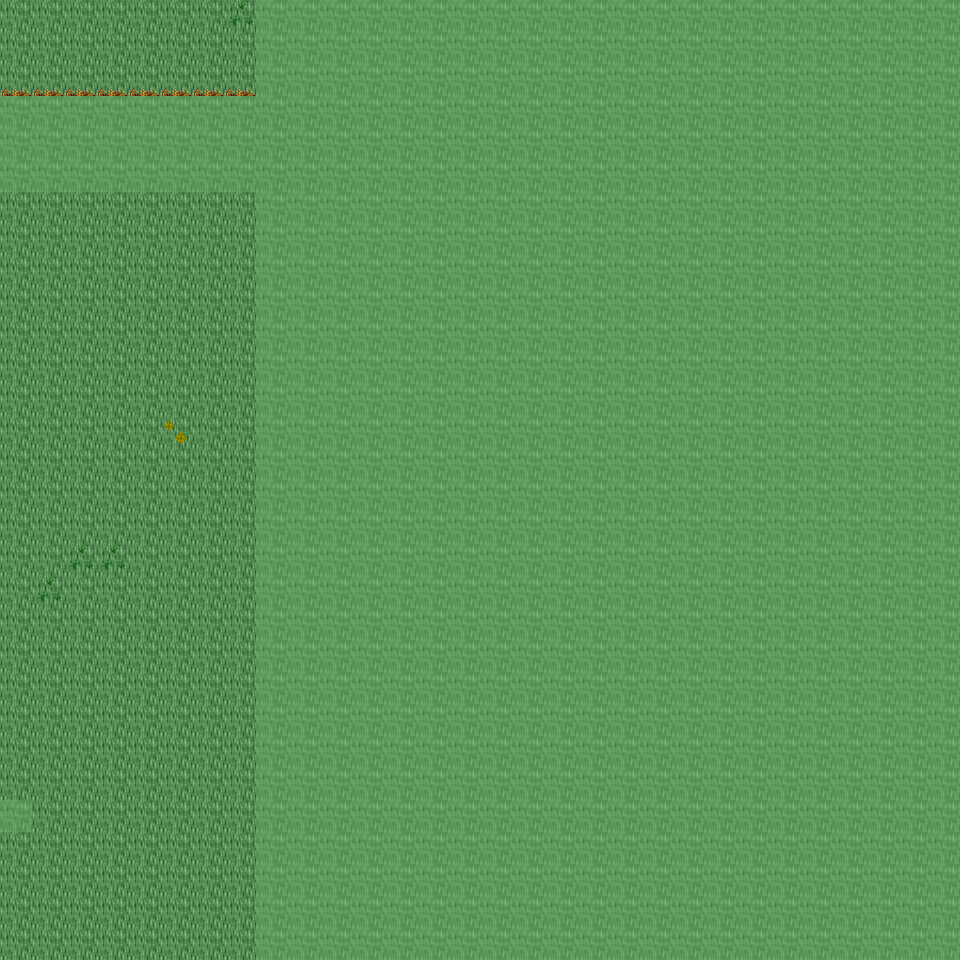

This game map was drawn from its Tiled (.tmx) file and the tilesets committed beside it. A one-line description and the trimmed map source follow:
An orthogonal 30x30 tile map with 32x32 px tiles, 6 tile layers (Ground, Object, Object2, Above, ...), 16 tilesets and 5 objects (5x mapchange).

<map version="1.0" orientation="orthogonal" renderorder="right-down" width="30" height="30" tilewidth="32" tileheight="32" nextobjectid="6">
  <tileset firstgid="1" name="tileset_ground_ground" tilewidth="32" tileheight="32" tilecount="33" columns="3">
    <image source="../drawable/tileset_ground_ground.png" width="96" height="352" />
  </tileset>
  <tileset firstgid="34" name="tileset_ground_water_pool" tilewidth="32" tileheight="32" tilecount="72" columns="3">
    <image source="../drawable/tileset_ground_water_pool.png" width="96" height="768" />
  </tileset>
  <tileset firstgid="106" name="tileset_ground_ridge_earth_dark" tilewidth="32" tileheight="32" tilecount="96" columns="12">
    <image source="../drawable/tileset_ground_ridge_earth_dark.png" width="384" height="256" />
  </tileset>
  <tileset firstgid="202" name="tileset_ground_grass_edges" tilewidth="32" tileheight="32" tilecount="36" columns="12">
    <image source="../drawable/tileset_ground_grass_edges.png" width="384" height="96" />
  </tileset>
  <tileset firstgid="238" name="tileset_ground_earth_edges" tilewidth="32" tileheight="32" tilecount="18" columns="6">
    <image source="../drawable/tileset_ground_earth_edges.png" width="192" height="96" />
  </tileset>
  <tileset firstgid="256" name="tileset_ground_grass_corners" tilewidth="32" tileheight="32" tilecount="24" columns="6">
    <image source="../drawable/tileset_ground_grass_corners.png" width="192" height="128" />
  </tileset>
  <tileset firstgid="280" name="tileset_plant_grasses" tilewidth="32" tileheight="32" tilecount="6" columns="3">
    <image source="../drawable/tileset_plant_grasses.png" width="96" height="64" />
  </tileset>
  <tileset firstgid="286" name="tileset_plant_flower_daisy_blue" tilewidth="32" tileheight="32" tilecount="8" columns="2">
    <image source="../drawable/tileset_plant_flower_daisy_blue.png" width="64" height="128" />
  </tileset>
  <tileset firstgid="294" name="tileset_plant_flower_daisy_yellow" tilewidth="32" tileheight="32" tilecount="8" columns="2">
    <image source="../drawable/tileset_plant_flower_daisy_yellow.png" width="64" height="128" />
  </tileset>
  <tileset firstgid="302" name="tileset_plant_bush_bushes" tilewidth="32" tileheight="32" tilecount="10" columns="5">
    <image source="../drawable/tileset_plant_bush_bushes.png" width="160" height="64" />
  </tileset>
  <tileset firstgid="312" name="tileset_plant_flower_daisy_red" tilewidth="32" tileheight="32" tilecount="8" columns="2">
    <image source="../drawable/tileset_plant_flower_daisy_red.png" width="64" height="128" />
  </tileset>
  <tileset firstgid="320" name="tileset_plant_flower_daisy_white" tilewidth="32" tileheight="32" tilecount="8" columns="2">
    <image source="../drawable/tileset_plant_flower_daisy_white.png" width="64" height="128" />
  </tileset>
  <tileset firstgid="328" name="tileset_item_statue_bird" tilewidth="32" tileheight="32" tilecount="8" columns="2">
    <image source="../drawable/tileset_item_statue_bird.png" width="64" height="128" />
  </tileset>
  <tileset firstgid="336" name="tileset_logic_collision" tilewidth="32" tileheight="32" tilecount="1" columns="1">
    <image source="../drawable/tileset_logic_collision.png" width="32" height="32" />
  </tileset>
  <tileset firstgid="337" name="tileset_ground_green_paving" tilewidth="32" tileheight="32" tilecount="18" columns="3">
    <image source="../drawable/tileset_ground_green_paving.png" width="96" height="192" />
  </tileset>
  <tileset firstgid="355" name="tileset_building_castle" tilewidth="32" tileheight="32" tilecount="320" columns="20">
    <image source="../drawable/tileset_building_castle.png" width="640" height="512" />
  </tileset>
  <layer name="Ground" width="30" height="30">
    <data>[900 cells, 900 non-empty, 2 distinct tile ids]</data>
  </layer>
  <layer name="Object" width="30" height="30">
    <data>[900 cells, 269 non-empty, 21 distinct tile ids]</data>
  </layer>
  <layer name="Object2" width="30" height="30">
    <data>[900 cells, 39 non-empty, 4 distinct tile ids]</data>
  </layer>
  <layer name="Above" width="30" height="30">
    <data>[900 cells, 0 non-empty, 0 distinct tile ids]</data>
  </layer>
  <layer name="Above2" width="30" height="30">
    <data>[900 cells, 0 non-empty, 0 distinct tile ids]</data>
  </layer>
  <layer name="Walkable" width="30" height="30">
    <data>[900 cells, 685 non-empty, 1 distinct tile ids]</data>
  </layer>
  <objectgroup name="MapEvents">
    <object id="1" name="north" type="mapchange" x="0" y="0" width="256" height="32">
      <properties>
        <property name="map" value="0_ados_mountain_n2_w2_x3_y0" />
        <property name="place" value="south" />
      </properties>
    </object>
    <object id="2" name="south" type="mapchange" x="0" y="928" width="256" height="32">
      <properties>
        <property name="map" value="0_ados_mountain_n2_w2_x3_y2" />
        <property name="place" value="north" />
      </properties>
    </object>
    <object id="3" name="west" type="mapchange" x="0" y="0" width="32" height="96">
      <properties>
        <property name="map" value="0_ados_mountain_n2_w2_x2_y1" />
        <property name="place" value="east" />
      </properties>
    </object>
    <object id="4" name="west2" type="mapchange" x="0" y="192" width="32" height="608">
      <properties>
        <property name="map" value="0_ados_mountain_n2_w2_x2_y1" />
        <property name="place" value="east2" />
      </properties>
    </object>
    <object id="5" name="west3" type="mapchange" x="0" y="832" width="32" height="128">
      <properties>
        <property name="map" value="0_ados_mountain_n2_w2_x2_y1" />
        <property name="place" value="east3" />
      </properties>
    </object>
  </objectgroup>
</map>
